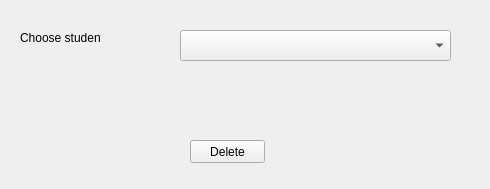
<?xml version="1.0" encoding="UTF-8"?>
<ui version="4.0">
 <class>Form</class>
 <widget class="QWidget" name="Form">
  <property name="geometry">
   <rect>
    <x>0</x>
    <y>0</y>
    <width>490</width>
    <height>189</height>
   </rect>
  </property>
  <property name="windowTitle">
   <string>Delete student</string>
  </property>
  <property name="windowIcon">
   <iconset>
    <normaloff>../general/images.png</normaloff>../general/images.png</iconset>
  </property>
  <widget class="QPushButton" name="pushButton">
   <property name="geometry">
    <rect>
     <x>190</x>
     <y>140</y>
     <width>75</width>
     <height>23</height>
    </rect>
   </property>
   <property name="text">
    <string>Delete</string>
   </property>
  </widget>
  <widget class="QLabel" name="label">
   <property name="geometry">
    <rect>
     <x>20</x>
     <y>30</y>
     <width>81</width>
     <height>16</height>
    </rect>
   </property>
   <property name="text">
    <string>Choose student</string>
   </property>
  </widget>
  <widget class="QComboBox" name="comboBox">
   <property name="geometry">
    <rect>
     <x>180</x>
     <y>30</y>
     <width>271</width>
     <height>31</height>
    </rect>
   </property>
  </widget>
 </widget>
 <resources/>
 <connections>
  <connection>
   <sender>pushButton</sender>
   <signal>clicked()</signal>
   <receiver>Form</receiver>
   <slot>getting()</slot>
   <hints>
    <hint type="sourcelabel">
     <x>227</x>
     <y>151</y>
    </hint>
    <hint type="destinationlabel">
     <x>244</x>
     <y>94</y>
    </hint>
   </hints>
  </connection>
 </connections>
 <slots>
  <slot>getting()</slot>
 </slots>
</ui>
